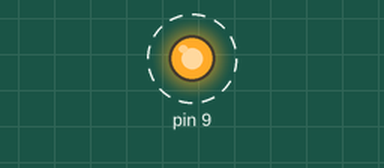
Recording of a sketch running on a simulated Arduino Uno, built with avr-gcc and run on an emulated ATmega328P. Parts: output pins drawn as LEDs (lit = HIGH). Dashed ring = blinking. What the sketch prints to the serial monitor is not drawn.

Above: at 0.5 s.
Timing chart, 0 to 4.6 s (numbered marks = the images above):
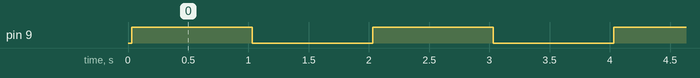

Measured:
- by itself, pin 9: alternates HIGH for 1.0 s and LOW for 1.0 s

The sketch:

Arduino_with_1_LEDs.ino
```cpp
void setup() {
  pinMode(9, OUTPUT);
  unsigned long timeBegin = micros();
  Serial.begin(9600);
  TCCR1A = 0;
  TCCR1B = bit(CS10);
  TCNT1 = 0;
  /* Code to measure: */
  PORTB = bit(5);
  unsigned int cycles = TCNT1;
  Serial.print("Number of Cycles: ");
  Serial.println(cycles - 1);
  Serial.print("Clock Cycle: ");
  Serial.println((float)(cycles - 1) / 16);
  Serial.print("microseconds");
  Serial.println();
  for (int i = 0; i < 500; i++)
  {
   digitalWrite(LED_BUILTIN, HIGH);
   digitalWrite(LED_BUILTIN, LOW);
  }
  unsigned long timeEnd = micros();
  unsigned long duration = timeEnd - timeBegin;
  double averageDuration = (double)duration / 1000.0;
  Serial.print("Digital write Time = ");
  Serial.println(averageDuration);
  Serial.print("microseconds");
  Serial.println();
}

void loop() {
  digitalWrite(9, HIGH);
  delay(1000);
  digitalWrite(9, LOW);
  delay(1000);
}
```
